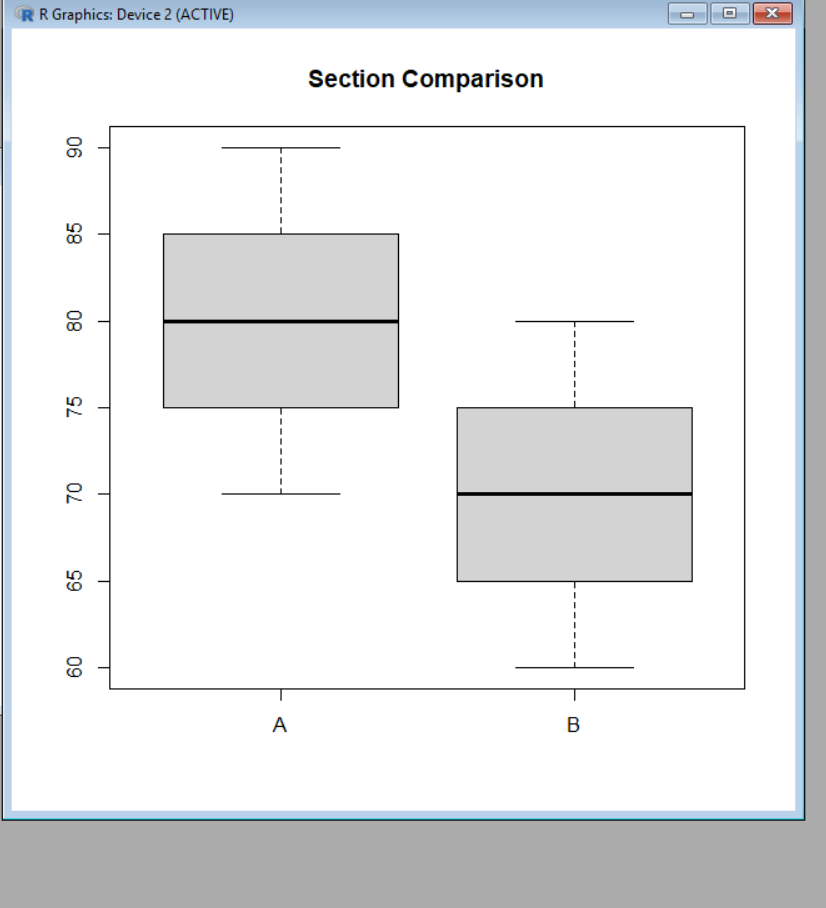

The R source for this figure:
A <- c(70,75,80,85,90)
B <- c(60,65,70,75,80)

mean(A)
mean(B)

boxplot(A,B,
main="Section Comparison",
names=c("A","B"))
